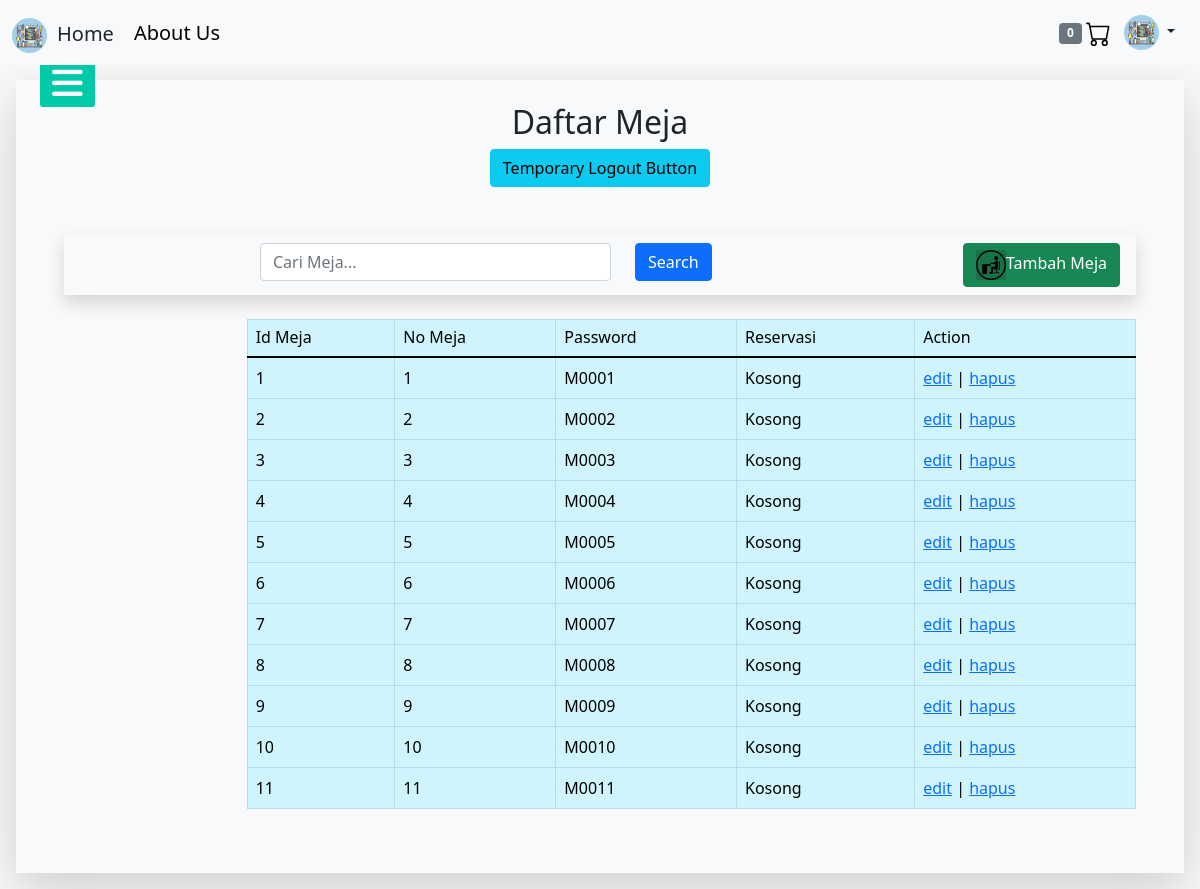
Page /daftarmeja.php (signed in) on the earlier database version.
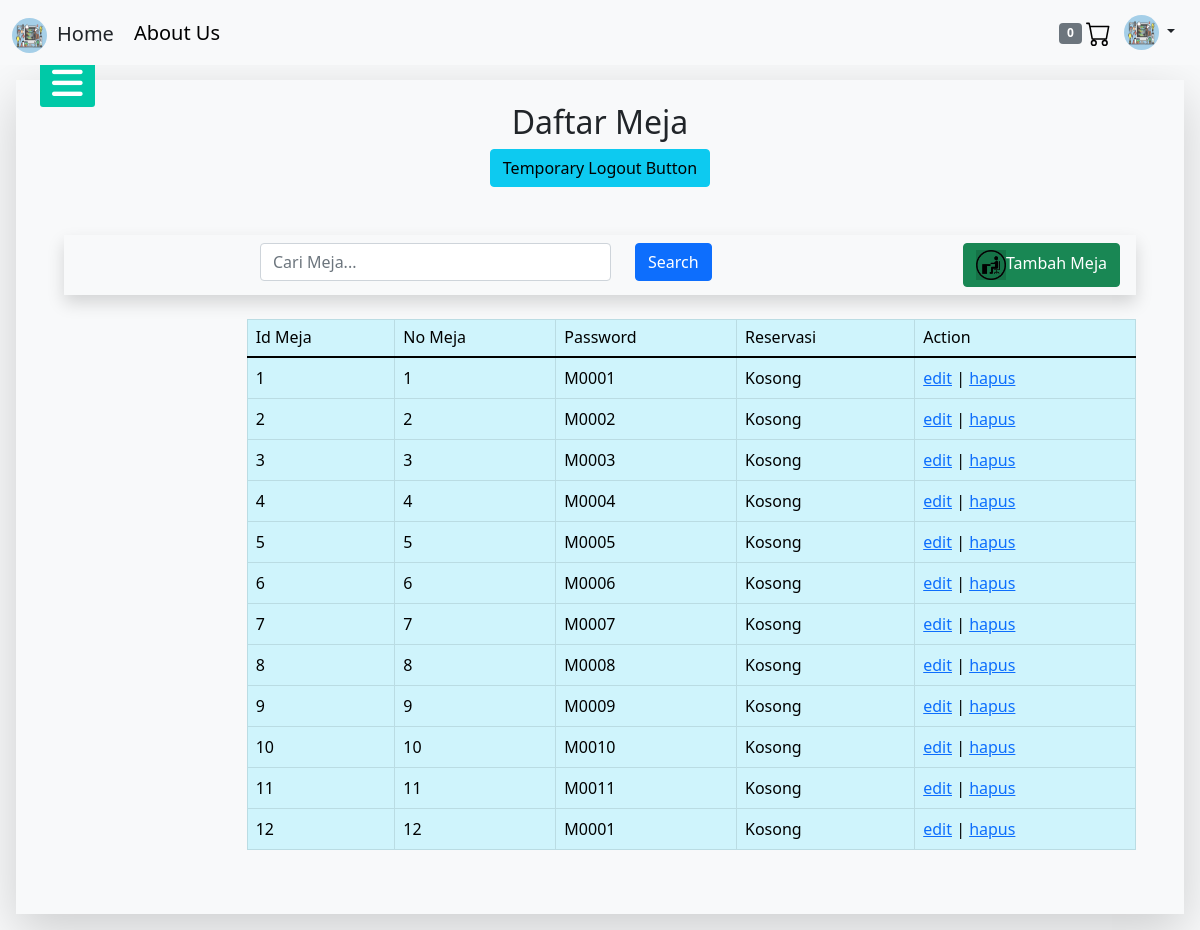
Same page on the later database version.
### tables this page shows
CREATE TABLE `meja` (
  `id_meja` int(11) NOT NULL,
  `meja` int(2) NOT NULL,
  `pass_meja` varchar(5) NOT NULL,
  `reservasi` int(1) NOT NULL
);

### functiontambahmeja.php (called while the page is built, shortened)
<?php
     $conn = mysqli_connect("localhost","root","","orari");
     function query($query){
           global $conn;
        $result = mysqli_query($conn,$query);
        $rows = [];
        while($row = mysqli_fetch_assoc($result)){
          $rows[] = $row;
        }
        return $rows;
     }
 ?>

### daftarmeja.php (the view, shortened to what this page needs)
<?php
   include 'functiontambahmeja.php';
   $tampilmeja = query("SELECT*FROM meja");
 ?>
<!DOCTYPE html>
 <html lang="en" dir="ltr">
  <head>
      <link href="https://cdn.jsdelivr.net/npm/bootstrap@5.0.2/dist/css/bootstrap.min.css" rel="stylesheet">
      <link rel="stylesheet" href="css/cafee.css">
  </head>
  <body class="bg-light">
      <?php include("temp_sidebar.php");?>
    <div class="jumbotron p-3 h-100" style="height: 750px;">
      <div class="jumbotron bg-light shadow-lg mx-auto p-5">
        <div class="mx-auto text-center mb-5" style="margin-top:-25px;">
          <h2 class="text-dark">Daftar Meja</h2>
          <a href="functionlogout.php"><button class="btn btn-info" type="button" name="btnLogout">Temporary Logout Button</button></a>
        </div>
        <div class="my-4 ps-3 shadow">
          <div class="row">
            <div class="col-sm-2">
            </div>
            <div class="col-sm-10">
              <form>
                <div class="row">
                  <div class="col-sm-5">
                    <input type="text" class="form-control my-2" placeholder="Cari Meja...">
                  </div>
                  <div class="col-sm-3">
                    <button type="submit" class="btn btn-primary my-2">Search</button>
                  </div>
                  <div class="col text-end me-3" style="">
                    <a href="tambahmeja.php"><button type="button" class="btn btn-success my-2"><img src="img/tambahmeja-ikon.png" style="height:30px; width:30px;">Tambah Meja</button></a>
                  </div>
                </div>
              </form>
            </div>
          </div>
        </div>
        <div class="row">
          <div class="col-sm-2">
          </div>
          <div class="col-sm-10">
            <div class="">
              <div class="">
              <table class="table table-bordered table-info">
                <thead class="h6">
                    <tr>
                      <td>Id Meja</td>
                      <td>No Meja</td>
                      <td>Password</td>
                      <td>Reservasi</td>
                      <td>Action</td>
                     </tr>
                </thead>
                <tbody>
                    <?php foreach($tampilmeja as $tampil) { ?>
                  <tr>
                      <td><?php echo $tampil["id_meja"]; ?></td>
                      <td><?php echo $tampil["meja"]; ?></td>
                      <td><?php echo $tampil["pass_meja"]; ?></td>
                      <?php if($tampil["reservasi"] == 0){ ?>
                      <td>Kosong</td>
                      <?php }else if ($tampil["reservasi"] == 1){ ?>
                      <td>Penuh</td>
                      <?php }else{ ?>
                      <td>Telah Dibooking</td>
                      <?php } ?>
                      <td>
                        <a href="edit.php?id=<?php echo $baru["id_meja"]; ?>">edit</a> |
                       <a href="hapus.php?id=<?php echo $baru["id_meja"]; ?> " onclick="return confirm('yakin ingin menghapus <?php echo $baru["nama"]; ?>?');">hapus</a>
                     </td>
                      </tr>
                     <?php }; ?>
                    </tbody>
                 </table>
              </div>
            </div>
          </div>
        </div>
      </div>
    </div>
  </body>
</html>

### temp_sidebar.php (shortened to what this page needs)
<link rel="stylesheet" href="css/sidebar.css">
<link rel="stylesheet" href="css/navbar.css">
<link href="https://cdn.jsdelivr.net/npm/bootstrap@5.1.2/dist/css/bootstrap.min.css" rel="stylesheet">
<nav class="navbar navbar-expand-lg navbar-light bg-light fixed-top">
  <div class="container-fluid">
  <a href="halamanmakanan.php" class="link-dark" class="fs-4" style="text-decoration: none; font-size: 20px; margin-top: 6px; margin-right: 10px" ><img src="img/img1.png" alt="" width="35" height="35" style ="margin-right: 10px" class="rounded-circle">Home</a>
    <div class="collapse navbar-collapse" id="navbarSupportedContent">
      <ul class="navbar-nav me-auto mb-2 mb-lg-0">
        <li class="nav-item">
            <a class="aboutus.php" style ="text-decoration: none; font-size: 20px; margin-top: 6px; margin-left: 10px; color: black" href="aboutus.php" class="fs-4" >About Us</a>
        </li>
      </ul>
      <div style ="margin-top: ">
        <span class="badge bg-secondary">
          <?php
          if(isset($_SESSION['keranjang'])){
            $count = count($_SESSION['keranjang']);
            echo $count;
          }else{
            echo 0;
          }
          ?>
        </span>
        <a href="halpesanan.php">
        </a>
      </div>
    <div class="dropdown">
        <button class="btn btn-white dropdown-toggle" type="button" id="dropdownMenuButton1" data-bs-toggle="dropdown" aria-expanded="false">
        <a href="aboutus.php"><img src="img/img1.png" alt="" width="35" height="35" style ="margin-right: " class="rounded-circle"></a>
        </button>
    </div>
    </div>
  </div>
</nav>
<div class="second" style ="margin-top: 40px">
    <label for="check">
        <i class="fas fa-bars" id="btn"></i>
    </label>
  </div>

### css/sidebar.css (style rules this page uses)
body { font-family: 'roboto',sans-serif; }
* { margin: 0; padding: 0; list-style: none; text-decoration: none; }
.second { margin-top: 40px; }
label #btn, label #cancel { position: fixed; cursor: pointer; background: #00c9a7; border-radius: 3px; }
label #btn { left: 40px; top: 60px; font-size: 35px; color: white; padding: 6px 12px; transition: all .5s; }

Differences in the rows shown:
added meja: id_meja "12", meja "12", pass_meja "M0001", reservasi "Kosong"
